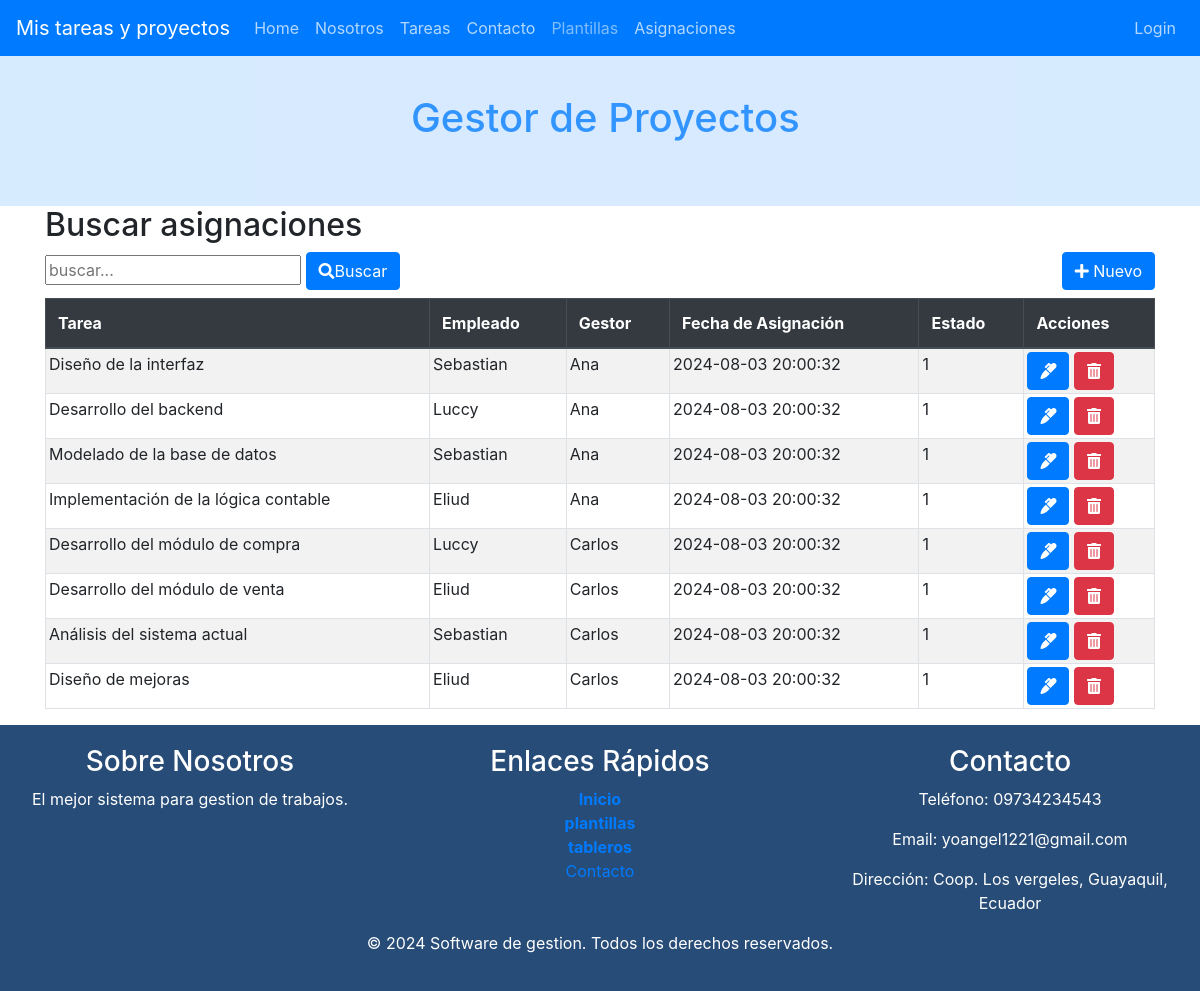
Page /index.php?c=Asignaciones&f=index on the earlier database version.
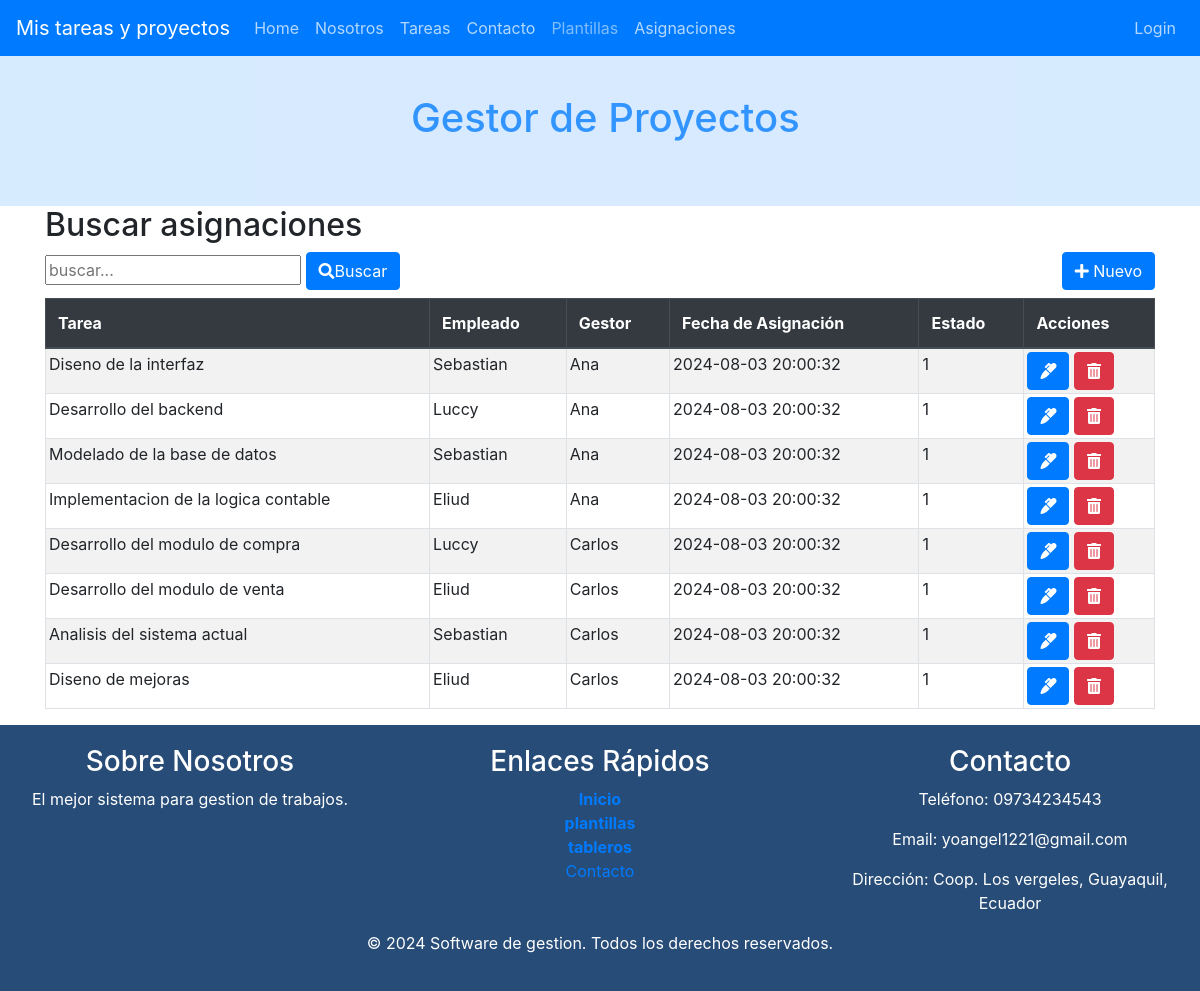
Same page on the later database version.
### tables this page shows
CREATE TABLE IF NOT EXISTS Asignaciones (
    id INT AUTO_INCREMENT PRIMARY KEY,
    tarea_id INT,
    usuario_id INT,
    gestor_id INT, 
    proyecto_id INT,
    fecha_asignacion TIMESTAMP DEFAULT CURRENT_TIMESTAMP,
    estado int(1) NOT NULL DEFAULT 1,
    FOREIGN KEY (tarea_id) REFERENCES Tareas(id),
    FOREIGN KEY (usuario_id) REFERENCES Usuarios(id),
    FOREIGN KEY (gestor_id) REFERENCES Usuarios(id), 
    FOREIGN KEY (proyecto_id) REFERENCES Proyectos(id) 
);

CREATE TABLE IF NOT EXISTS Tareas (
    id INT AUTO_INCREMENT PRIMARY KEY,
    nombre VARCHAR(255) NOT NULL,
    descripcion TEXT,
    tiempo_estimado VARCHAR(50),
    prioridad ENUM('Baja', 'Media', 'Alta'),
    fecha_creacion TIMESTAMP DEFAULT CURRENT_TIMESTAMP,
    proyecto_id INT,
    estado int(1) NOT NULL DEFAULT 1,
    FOREIGN KEY (proyecto_id) REFERENCES Proyectos(id)
);

CREATE TABLE IF NOT EXISTS Usuarios (
    id INT AUTO_INCREMENT PRIMARY KEY,
    nombre VARCHAR(255) NOT NULL,
    email VARCHAR(255) NOT NULL UNIQUE,
    contrasena VARCHAR(255) NOT NULL,
    rol_id INT,
    fecha_creacion TIMESTAMP DEFAULT CURRENT_TIMESTAMP,
    fecha_modificacion TIMESTAMP DEFAULT CURRENT_TIMESTAMP ON UPDATE CURRENT_TIMESTAMP,
    FOREIGN KEY (rol_id) REFERENCES Roles(id)
);

### controller/AsignacionesController.php (called while the page is built, shortened)
<?php
require_once 'model/dao/AsignacionesDAO.php';
class AsignacionesController {
    private $model;
    public function __construct() {
        $this->model = new AsignacionesDAO();
    }
    public function index() {
      $resultados = $this->model->selectAll("");
      $titulo="Buscar asignaciones";
      require_once VASIGNACIONES.'list.php';
    }
}

### index.php (called while the page is built, shortened)
    <?php
        $funcion = (!empty($_REQUEST['f']))?htmlentities($_REQUEST['f']):FUNCION_PRINCIPAL;
        $cont = new  $controlador();
        $cont->$funcion();
?>

### config/Conexion.php (called while the page is built)
<?php
class Conexion {
    public static function getConexion() {
         $dsn = 'mysql:host=localhost;port=3307;dbname=' . DBNAME;
        $conexion = null;
        try {
            $conexion = new PDO($dsn, DBUSER, DBPASSWORD);
             $conexion->setAttribute(PDO::ATTR_ERRMODE, PDO::ERRMODE_EXCEPTION);
        } catch (Exception $e) {
            echo $e;
            die("error " . $e->getMessage());
        }
        return $conexion;
    }
}

### model/dao/AsignacionesDAO.php (called while the page is built, shortened)
<?php
require_once 'config/Conexion.php';
class AsignacionesDAO {
    private $con;
    public function __construct() {
        $this->con = Conexion::getConexion();
    }
    public function selectAll($parametro = '') {
        $sql = "SELECT a.id, t.nombre AS tarea_nombre, u.nombre AS usuario_nombre, g.nombre AS gestor_nombre, a.fecha_asignacion, a.estado
                FROM Asignaciones a
                JOIN Tareas t ON a.tarea_id = t.id
                JOIN Usuarios u ON a.usuario_id = u.id
                JOIN Usuarios g ON a.gestor_id = g.id AND g.rol_id = 2";
        $stmt = $this->con->prepare($sql);
        $stmt->execute();
        return $stmt->fetchAll(PDO::FETCH_OBJ);
    }
}
?>

### view/asignaciones/asignaciones.list.php (the view, shortened to what this page needs)
<div class="container">
    <h2><?php echo htmlspecialchars($titulo); ?></h2>
    <div class="row">
        <div class="col-sm-6">
            <form action="index.php?c=asignaciones&f=search" method="POST">
                <input type="text" name="b" id="form-control" placeholder="buscar..."/>
                <button type="submit" class="btn btn-primary"><i class="fas fa-search"></i>Buscar</button>
            </form>
        </div>
        <div class="col-sm-6 d-flex flex-column align-items-end">
            <a href="index.php?c=Asignaciones&f=view_new">
                <button type="button" class="btn btn-primary">
                    <i class="fas fa-plus"></i>
                        Nuevo
                </button>
            </a>
        </div>
    </div>
    <div class="table-responsive mt-2">
        <table class="table table-striped table-bordered">
            <thead class="thead-dark">
                <tr>
                    <th>Tarea</th>
                    <th>Empleado</th>
                    <th>Gestor</th>
                    <th>Fecha de Asignación</th>
                    <th>Estado</th>
                    <th>Acciones</th>
                </tr>
            </thead>
            <tbody class="tabladatos">
                <?php foreach ($resultados as $fila) { ?>
                <tr>
                    <td><?php echo htmlspecialchars($fila->tarea_nombre); ?></td>
                    <td><?php echo htmlspecialchars($fila->usuario_nombre); ?></td>
                    <td><?php echo htmlspecialchars($fila->gestor_nombre); ?></td>
                    <td><?php echo htmlspecialchars($fila->fecha_asignacion); ?></td>
                    <td><?php echo htmlspecialchars($fila->estado); ?></td>
                    <td>
                        <a class="btn btn-primary"
                           href="index.php?c=asignaciones&f=view_edit&id=<?php echo htmlspecialchars($fila->id); ?>">
                            <i class="fas fa-marker"></i>
                        </a>
                        <a class="btn btn-danger"
                           onclick="if(!confirm('¿Está seguro de eliminar la asignación?')) return false;"
                           href="index.php?c=asignaciones&f=delete&id=<?php echo htmlspecialchars($fila->id); ?>">
                           <i class="fas fa-trash-alt"></i>
                        </a>
                    </td>
                </tr>
                <?php } ?>
            </tbody>
        </table>
    </div>
</div>

Differences in the rows shown:
changed through a linked row, asignaciones: tarea.nombre "Diseño de la interfaz" → "Diseno de la interfaz"
changed through a linked row, asignaciones: tarea.nombre "Implementación de la lógica contable" → "Implementacion de la logica contable"
changed through a linked row, asignaciones: tarea.nombre "Desarrollo del módulo de compra" → "Desarrollo del modulo de compra"
changed through a linked row, asignaciones: tarea.nombre "Desarrollo del módulo de venta" → "Desarrollo del modulo de venta"
changed through a linked row, asignaciones: tarea.nombre "Análisis del sistema actual" → "Analisis del sistema actual"
changed through a linked row, asignaciones: tarea.nombre "Diseño de mejoras" → "Diseno de mejoras"
